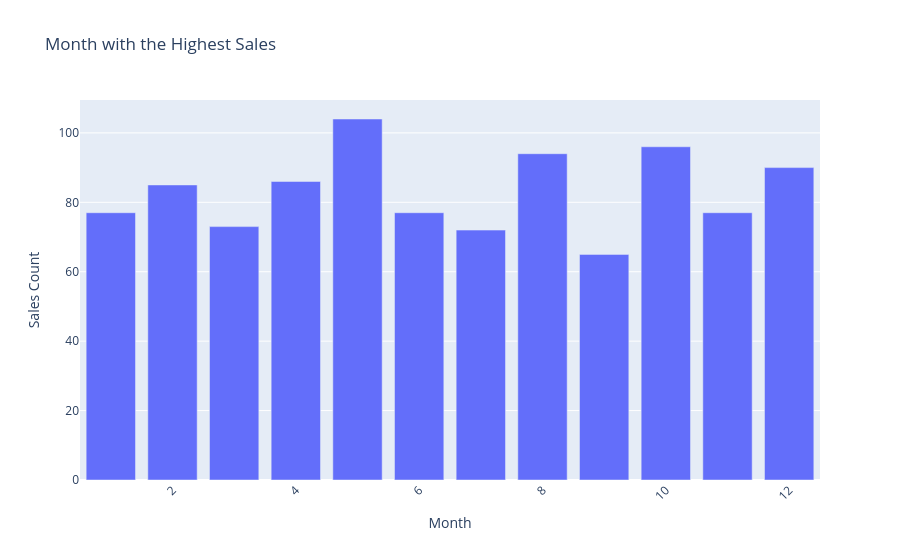

The notebook cell this image was saved under:
### Code cell
#Group data
month_sales = df.groupby("Month")["Sales"].count().sort_values(ascending=False).head(100).reset_index()

# Create interactive bar chart
fig = px.bar(
    month_sales,
    x="Month",
    y="Sales",
    title="Month with the Highest Sales",
    labels={"Month": "Month", "Sales": "Sales Count"},
)

fig.update_layout(
    xaxis_tickangle=-45
)

fig.show()

### Figure 1 — Plotly figure (JSON) as saved in the notebook; plotly's stock layout.template omitted (floating-point values rounded to 4 significant figures)
{"data": [{"hovertemplate": "Month=%{x}<br>Sales Count=%{y}<extra></extra>", "legendgroup": "", "marker": {"color": "#636efa", "pattern": {"shape": ""}}, "name": "", "orientation": "v", "showlegend": false, "textposition": "auto", "type": "bar", "x": [5.0, 10.0, 8.0, 12.0, 4.0, 2.0, 11.0, 1.0, 6.0, 3.0, 7.0, 9.0], "xaxis": "x", "y": [104, 96, 94, 90, 86, 85, 77, 77, 77, 73, 72, 65], "yaxis": "y"}], "layout": {"barmode": "relative", "legend": {"tracegroupgap": 0}, "title": {"text": "Month with the Highest Sales"}, "xaxis": {"anchor": "y", "domain": [0, 1], "tickangle": -45, "title": {"text": "Month"}}, "yaxis": {"anchor": "x", "domain": [0, 1], "title": {"text": "Sales Count"}}}}
